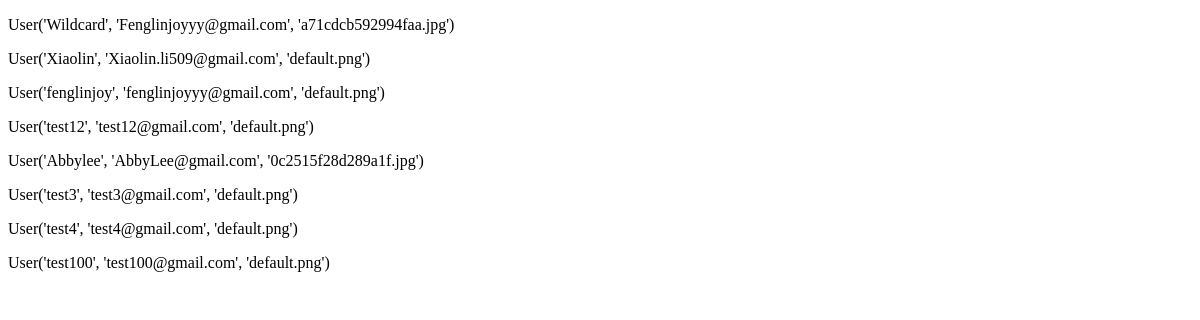
/users, run on an earlier commit of the app's database.
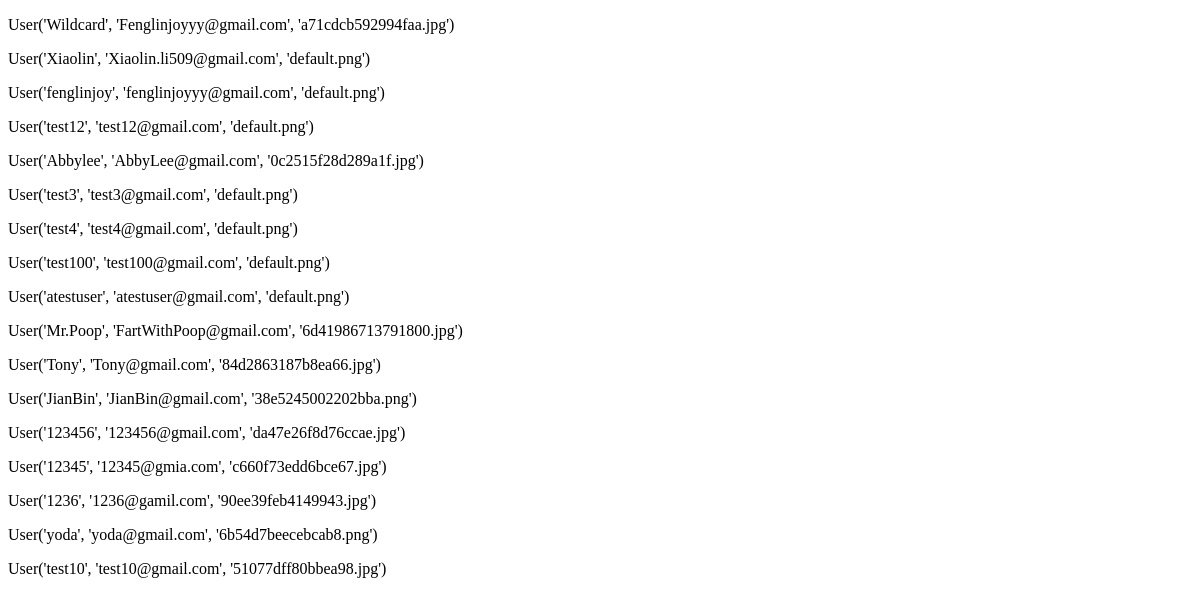
And on a later commit of the database.
### myBlogApp/models.py (models this page shows, shortened)
class User(UserMixin, db.Model):
    id = db.Column(db.Integer, primary_key=True)
    username = db.Column(db.String(64), index=True, unique=True)
    email = db.Column(db.String(120), index=True, unique=True)
    image_file = db.Column(db.String(200), default='default.png')
    password_hash = db.Column(db.String(128))
    about_me = db.Column(db.String(140))
    last_seen = db.Column(db.DateTime, default=datetime.utcnow())
    posts = db.relationship('Post', backref='author', foreign_keys='Post.user_id', lazy=True)
    comments = db.relationship('Comment', backref='c_author', foreign_keys='Comment.author_id', lazy='dynamic')
    followed = db.relationship(
        'User', secondary=followers,
        primaryjoin=(followers.c.follower_id == id),
        secondaryjoin=(followers.c.followed_id == id),
        backref=db.backref('followers', lazy='dynamic'), lazy='dynamic')
    liked = db.relationship('Like_Post', foreign_keys='Like_Post.liked_user_id', backref='liked_author', lazy='dynamic')
    message_sent = db.relationship('Message', foreign_keys='Message.sender_id', backref='author', lazy='dynamic')
    message_received = db.relationship('Message', foreign_keys='Message.recipient_id', backref='recipient', lazy='dynamic')
    last_message_read_time = db.Column(db.DateTime)
    notifications = db.relationship('Notification', foreign_keys='Notification.notification_user_id',
                                    backref='notification_user', lazy='dynamic')
    def __repr__(self):
        return f"User('{self.username}', '{self.email}', '{self.image_file}')"

### myBlogApp/routes.py (the view)
@app.route('/users', methods=['GET', 'POST'])
def allUser():
    users = User.query.all()
    return render_template('alluser.html', users=users)

### myBlogApp/routes.py (called while the page is built)
@app.before_request
def before_request():
    if current_user.is_authenticated:
        current_user.last_seen = datetime.utcnow()
        db.session.commit()
        g.search_form = SearchForm()

### myBlogApp/templates/alluser.html (shortened to what this page needs)
<!DOCTYPE html>
<html lang="en">
<head>
</head>
<body>
        {% for user in users %}
            <p>{{ user }}</p>
        {% endfor %}
</body>
</html>

What changed in the data, as far as the page shows it:
added User: username+email+image_file "User('atestuser', 'atestuser@gmail.com', 'default.png')"
added User: username+email+image_file "User('Mr.Poop', 'FartWithPoop@gmail.com', '6d41986713791800.jpg')"
added User: username+email+image_file "User('Tony', 'Tony@gmail.com', '84d2863187b8ea66.jpg')"
added User: username+email+image_file "User('JianBin', 'JianBin@gmail.com', '38e5245002202bba.png')"
added User: username+email+image_file "User('123456', '123456@gmail.com', 'da47e26f8d76ccae.jpg')"
added User: username+email+image_file "User('12345', '12345@gmia.com', 'c660f73edd6bce67.jpg')"
added User: username+email+image_file "User('1236', '1236@gamil.com', '90ee39feb4149943.jpg')"
added User: username+email+image_file "User('yoda', 'yoda@gmail.com', '6b54d7beecebcab8.png')"
added User: username+email+image_file "User('test10', 'test10@gmail.com', '51077dff80bbea98.jpg')"
